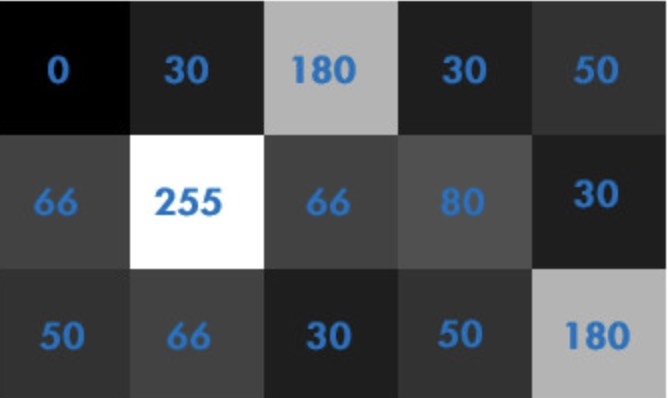
#> input picture 03_study_opencv/image/hist_image.jpg, 668 x 398 px
$ python opencv_12_image_hist.py
#> lines starting #> are read from the running program, lines starting #| are printed output that depends on the picture
import cv2
import matplotlib
matplotlib.use('TkAgg')
import matplotlib.pyplot as plt
import numpy as np


img = cv2.imread('./image/hist_image.jpg', 0).astype(np.uint8)
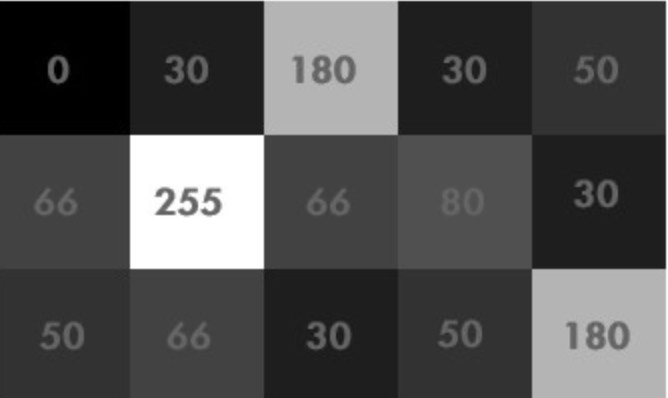
#> img: shape (398, 668); min 0, max 255, mean 79.1
# cv2.imshow('hist origin image', img)
# cv2.waitKey(0)
# 第一个参数是图片,用[], 第二个是通道, 彩色图 B/G/R 分别传入[0]/[1]/[2], 第三个是计算区域，计算整幅图的话，输入None
# 第四个参数是子区段数目，如果我们统计 0~255 每个像素值，bins=256；如果划分区间，比如 0~15, 16~31…240~255 这样 16 个区间，bins=16
# range:要计算的像素值范围，一般为[0,256)
hist = cv2.calcHist([img], [0], None, [256], [0, 256])
#> hist = 256 values, max 53916 at index 30, min 1 at index 189, mean 1038.5
plt.figure(1)
plt.plot(hist)
# plt.hist(img.ravel(), 256, [0, 256])  # img.ravel() 为将图片展开
plt.show()
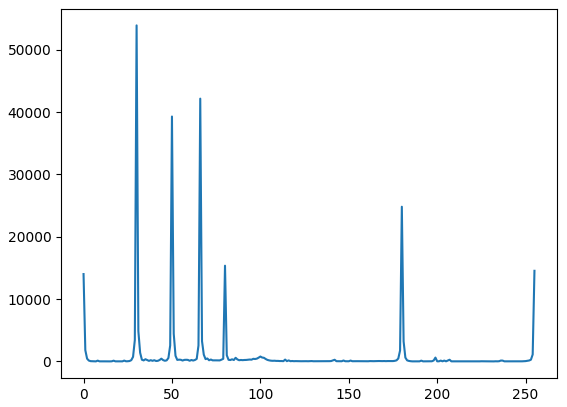
#> figure drawn by matplotlib, 1 panel; curve peaks at x = 30, y = 53916

$ run again, with 03_study_opencv/image/canyoriginImage.jpg copied over 03_study_opencv/image/hist_image.jpg
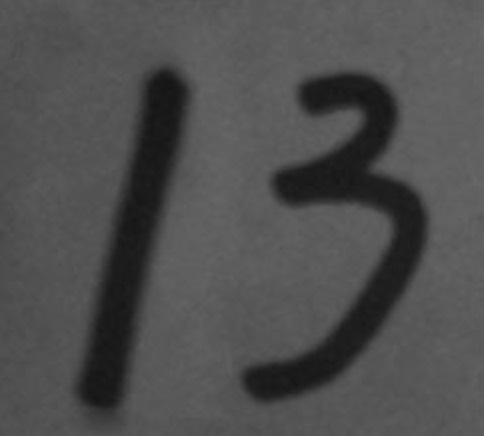
#> input picture 03_study_opencv/image/canyoriginImage.jpg, 484 x 436 px
#> img is the input picture: shape (436, 484); min 20, max 105, mean 78.6
#> hist = 256 values, max 10091 at index 95, min 0 at index 0, mean 824.3
#> `plt.show()`:
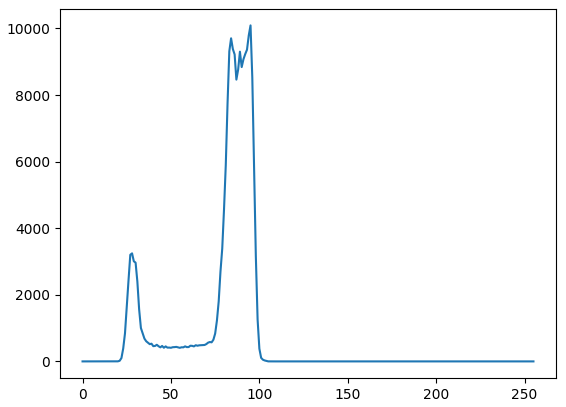
#> figure drawn by matplotlib, 1 panel; curve peaks at x = 95, y = 10091

$ run again, with 03_study_opencv/image/lena_face.jpg copied over 03_study_opencv/image/hist_image.jpg
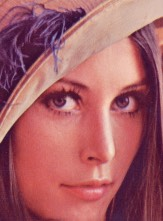
#> input picture 03_study_opencv/image/lena_face.jpg, 163 x 221 px
#> `img = cv2.imread('./image/hist_image.jpg', 0).astype(np.uint8)`:
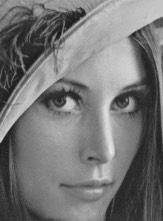
#> img: shape (221, 163); min 24, max 229, mean 117.9
#> hist = 256 values, max 405 at index 45, min 0 at index 0, mean 140.7
#> `plt.show()`:
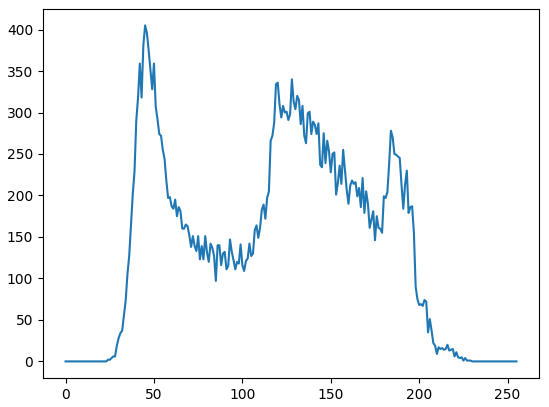
#> figure drawn by matplotlib, 1 panel; curve peaks at x = 45, y = 405
